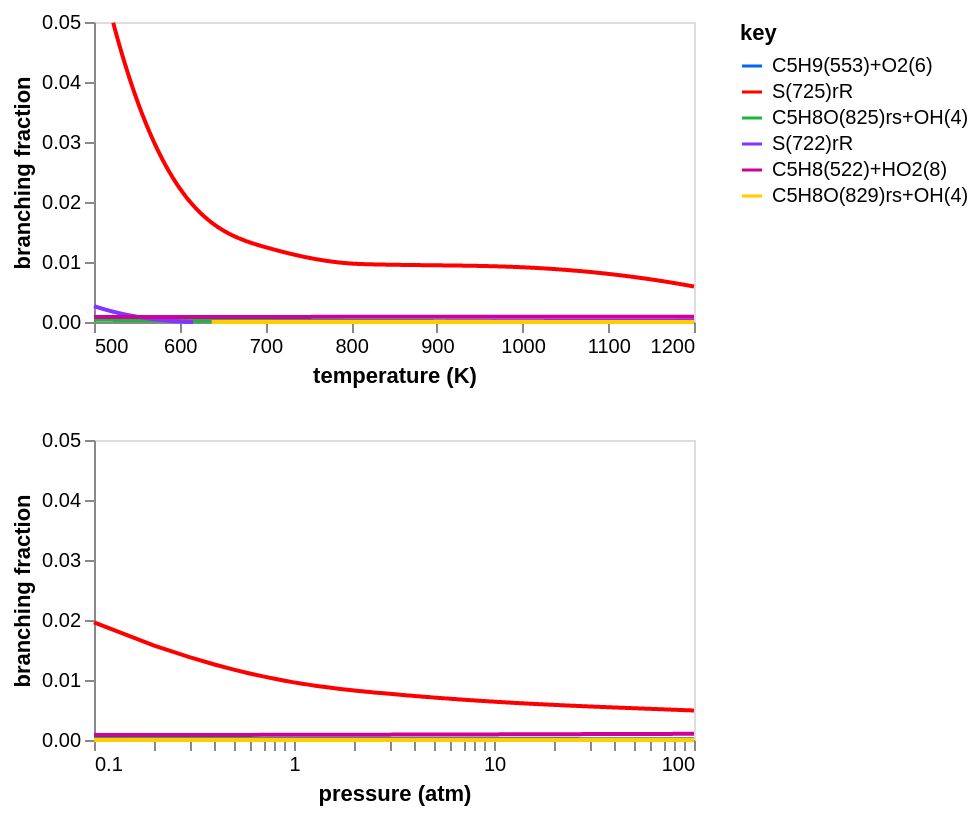

The code cell stored with this chart in its notebook:
### Code cell
branch_frac_t_chart2 = fig.branching_fraction_t_chart(
    rate_df2,
    T_range=T_range,
    P=P,
    legend=legend,
    total=total,
    y_range=f_range,
)
branch_frac_p_chart2 = fig.branching_fraction_chart(
    rate_df2,
    P_range=P_range,
    T=T,
    legend=legend,
    total=total,
    y_range=f_range,
)
chart = alt.vconcat(
    branch_frac_t_chart2.properties(width=300, height=150),
    branch_frac_p_chart2.properties(width=300, height=150),
).configure_axis(grid=False)
chart

### Figure 1 — Vega-Lite specification as saved in the notebook (floating-point values rounded to 4 significant figures; data arrays with more than 128 entries replaced by an {"elided": "..."} marker saying what was removed)
{"config": {"view": {"continuousWidth": 300, "continuousHeight": 300}, "axis": {"grid": false}}, "vconcat": [{"data": {"name": "data-8f62348ceaa46f02291cf5ffeb4c6f61"}, "mark": {"type": "line"}, "encoding": {"color": {"field": "key", "scale": {"domain": ["C5H9(553)+O2(6)", "S(725)rR", "C5H8O(825)rs+OH(4)", "S(722)rR", "C5H8(522)+HO2(8)", "C5H8O(829)rs+OH(4)"], "range": ["#0066ff", "#ff0000", "#1ab73a", "#8533ff", "#d0009a", "#ffcd00"]}, "type": "nominal"}, "x": {"axis": {"format": ".0f"}, "field": "x", "scale": {"domain": [500, 1200], "domainMax": 1200, "nice": true}, "title": "temperature (K)", "type": "quantitative"}, "y": {"axis": {"format": ".2f"}, "field": "value", "scale": {"domain": [0.0, 0.05], "domainMax": 0.05, "nice": true}, "title": "branching fraction", "type": "quantitative"}}, "height": 150, "transform": [{"fold": ["C5H9(553)+O2(6)", "S(725)rR", "C5H8O(825)rs+OH(4)", "S(722)rR", "C5H8(522)+HO2(8)", "C5H8O(829)rs+OH(4)"]}], "width": 300}, {"data": {"name": "data-c32921299164428511bd38035faf7905"}, "mark": {"type": "line"}, "encoding": {"color": {"field": "key", "scale": {"domain": ["C5H9(553)+O2(6)", "S(725)rR", "C5H8O(825)rs+OH(4)", "S(722)rR", "C5H8(522)+HO2(8)", "C5H8O(829)rs+OH(4)"], "range": ["#0066ff", "#ff0000", "#1ab73a", "#8533ff", "#d0009a", "#ffcd00"]}, "type": "nominal"}, "x": {"axis": {"labelExpr": "((abs(datum.value - 0.1) / abs(0.1) < 1e-5) ||\n(abs(datum.value - 1.0) / abs(1.0) < 1e-5) ||\n(abs(datum.value - 10.0) / abs(10.0) < 1e-5) ||\n(abs(datum.value - 100.0) / abs(100.0) < 1e-5) ||\n(abs(datum.value - 100.0) / abs(100.0) < 1e-5)) ? datum.label : ''", "values": [0.1, 0.2, 0.3, 0.4, 0.5, 0.6, 0.7, 0.8, 0.9, 1.0, 2.0, 3.0, 4.0, 5.0, 6.0, 7.0, 8.0, 9.0, 10.0, 20.0, 30.0, 40.0, 50.0, 60.0, 70.0, 80.0, 90.0, 100.0, 100.0]}, "field": "x", "scale": {"domain": [0.1, 100.0], "type": "log"}, "title": "pressure (atm)", "type": "quantitative"}, "y": {"axis": {"format": ".2f"}, "field": "value", "scale": {"domain": [0.0, 0.05], "domainMax": 0.05, "nice": true}, "title": "branching fraction", "type": "quantitative"}}, "height": 150, "transform": [{"fold": ["C5H9(553)+O2(6)", "S(725)rR", "C5H8O(825)rs+OH(4)", "S(722)rR", "C5H8(522)+HO2(8)", "C5H8O(829)rs+OH(4)"]}], "width": 300}], "$schema": "https://vega.github.io/schema/vega-lite/v5.20.1.json", "datasets": {"data-8f62348ceaa46f02291cf5ffeb4c6f61": {"elided": "1000 records"}, "data-c32921299164428511bd38035faf7905": {"elided": "1000 records"}}}
